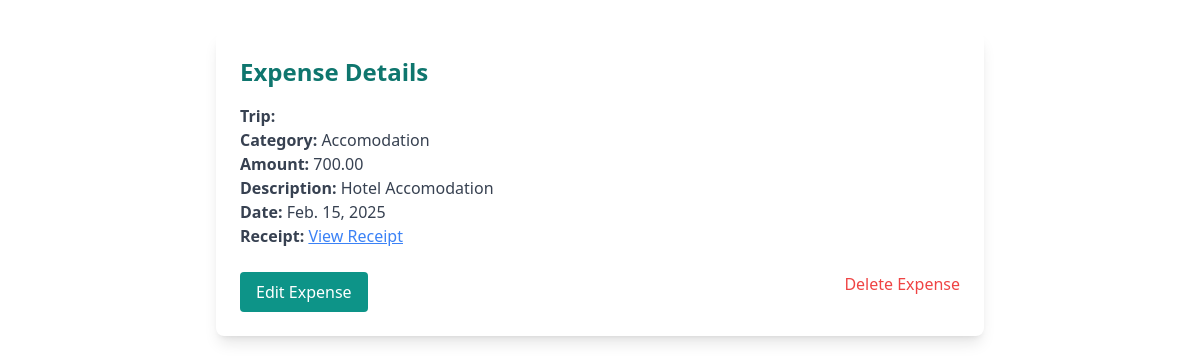
/expenses/1/expenses/1/ (signed in), run on the app's committed database.
### expenses/models.py (models this page shows, shortened)
class Expense(models.Model):
    trip = models.ForeignKey(Trip, on_delete=models.CASCADE, related_name='expenses')
    category = models.ForeignKey(CategoryBudget, on_delete=models.CASCADE, related_name='expenses')
    user = models.ForeignKey(settings.AUTH_USER_MODEL, on_delete=models.CASCADE, related_name='expenses')
    amount = models.DecimalField(max_digits=10, decimal_places=2)
    description = models.CharField(max_length=255)
    date = models.DateField(auto_now_add=True)
    receipt = models.FileField(upload_to='expense_receipts/', blank=True, null=True)

### travel/models.py (models this page shows, shortened)
class CategoryBudget(models.Model):
    trip = models.ForeignKey(Trip, on_delete=models.CASCADE, related_name='category_budgets')  # Link to a trip
    category = models.CharField(max_length=50)  # Name of the category (e.g., Sightseeing)
    budget = models.DecimalField(max_digits=12, decimal_places=2, default=0.00)  # Budget for the category

### expenses/views.py (the view)
# urls.py: path('<int:trip_id>/expenses/<int:expense_id>/', views.expense_detail, name='expense_detail'),
@login_required
def expense_detail(request, trip_id, expense_id):
    expense = get_object_or_404(Expense, id=expense_id, trip_id=trip_id)
    try:
        user_profile = User_Profile.objects.get(user=request.user)
        preferred_currency = user_profile.preferred_currency
        preferred_currency_symbol = CURRENCY_SYMBOLS.get(preferred_currency, preferred_currency)
    except User_Profile.DoesNotExist:
        preferred_currency_symbol = ''
    return render(request, 'expenses/expense_detail.html', {
        'expense': expense,
        'preferred_currency_symbol': preferred_currency_symbol,
    })

### expenses/templates/expenses/expense_detail.html
{% extends "base.html" %}
{% block main %}
<div class="container mx-auto px-4 py-8">
    <div class="max-w-3xl mx-auto bg-white shadow-lg rounded-lg overflow-hidden">
        <div class="p-6">
            <h2 class="text-2xl font-bold mb-4 text-teal-700">Expense Details</h2>
            <div class="text-gray-700 mb-4">
                <p><strong>Trip:</strong> {{ expense.trip.name }}</p>
                <p><strong>Category:</strong> {{ expense.category.category }}</p>
                <p><strong>Amount:</strong> {{ preferred_currency_symbol }}{{ expense.amount }}</p>
                <p><strong>Description:</strong> {{ expense.description }}</p>
                <p><strong>Date:</strong> {{ expense.date }}</p>
                {% if expense.receipt %}
                    <p>
                        <strong>Receipt:</strong>
                        <a href="{{ expense.receipt.url }}" class="text-blue-500 underline" target="_blank">View Receipt</a>
                    </p>
                {% endif %}
            </div>
            <div class="mt-6 flex justify-between">
                <a href="{% url 'edit-expense' expense.trip.id expense.id %}"
                   class="px-4 py-2 bg-teal-600 text-white rounded hover:bg-teal-700">
                   Edit Expense
                </a>
                <a href="{% url 'delete-expense' expense.trip.id expense.id %}" class="text-red-500 hover:text-red-700">
                    Delete Expense
                </a>
            </div>
        </div>
    </div>
</div>
{% endblock %}

### data on the page
Expense: category.category "Accomodation", amount "700.00", description "Hotel Accomodation", date "Feb. 15, 2025"
